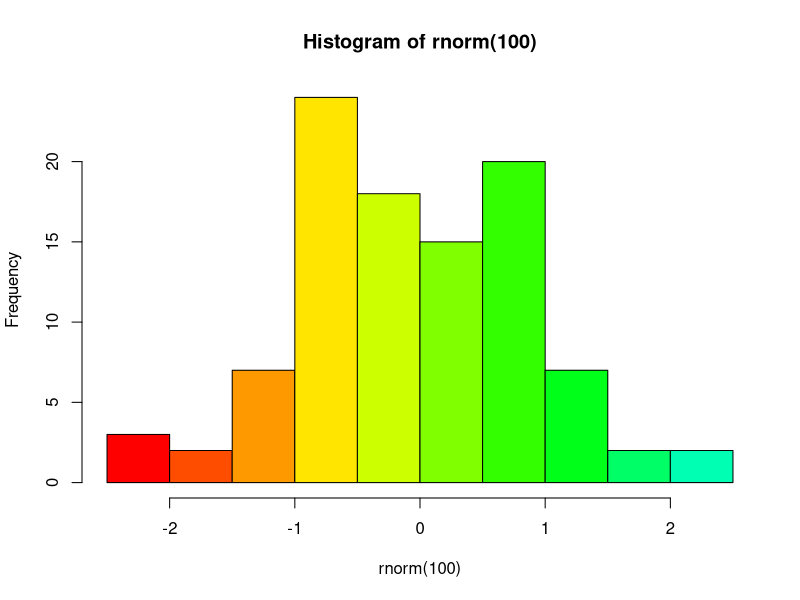

This chart was generated by the following R code:
#############################
# Introduction to variables #
#############################

# Cheat sheets: https://rstudio.com/resources/cheatsheets/

#---------------------------#
# Running code and comments #
#---------------------------#

# Can run code by highlighting an instruction 
# and clicking on "Run" or using the shortcut Ctrl + Enter

# Try and run the commands in the 3 lines below
3+2
# comment
hist(rnorm(100), col = rainbow(20))

# Getting help:
# If you want to know how a function works, 
# you can type in ?<name of the function>
# For example
?hist
# Unfortunately, the help files can be a little
# cryptic, but you get used to them

#--------------------# 
# Creating variables #
#--------------------#
var1 = 2020
var2 = FALSE
var3 = "text"

# Exercise: Create a variable named var4 whose value is your favorite number

# NB: can use <- for defining variables as well
var1 <- 2020
var2 <- FALSE
var3 <- "text"

# We can overwrite variables
var1 = 30
var2 = TRUE

#----------------------#
# Basic variable types #
#----------------------#

# use the function class() to retrieve 
# variable types 


# Exercise: find the variable types of var4 and var5
var4 = 1e3
var5 = "TRUE"

#-------------------------------------#
# Operations and arithmetic functions #
#-------------------------------------#

# + add
# - subtract
# * multiply
# / divide
# ^ exponentiate

x = 32
y = 5
z = 1

# For example:
x+y/z

# Exercise: find x to the z-th power times y

# Can't do arithmetic operations on characters
x = "3"
y = 3

# what happens if we try to compute x-y?


# Some arithmetic funtions:
# exp: exponential
# sqrt: square root
# log(x, base = y): log of x, base y (default is base e, the natural logarithm)

x = 3
exp(x^2)
sqrt(54)

# Exercise: find natural logarithm of 5

#############
## Vectors ##
#############

# Vectors allow us to store multiple elements in a single variable

#--------#
# Basics #
#--------#

# we can define vectors
x1 = c(1, 2, 3, 4, 5, 6)
y1 = c("a","b","c","d","efg")
z1 = c("a", 2, 3, "e")

# exercise: find the class of the vectors above

# ranges of numeric values, ascending and desc.
1:2021

# finding lengths of vectors with length

#---------------------------------#
# Operations with numeric vectors #
#---------------------------------#
x1 = 1:6
x2 = 7:12

# number-vector operations: +, -, *, /

# componentwise vector-vector operations: +, -, *, /
x1
x2
x1*x2

# find mean, standard deviation, variance, sum and product of a vector



## Exercises ##

# what is the value of 1 * 2 * ..... * 10?

# what happens if you try to find 1 * 2 * .... * 2019?


# Let
x = 1:10
y = 11:20
# find the R equivalent of 
# the function SUMPRODUCT in Excel


#---------------#
# Concatenating #
#---------------#
x1 = 1:6
x2 = 7:12

## append the value 10 to the end of x1

## append the value 10 to the beginning of x1

## concatenate x1 and x2

#----------#
# Indexing #
#----------#

# Idea: accessing particular values of a vector
# useful for creating subsets of vectors

x1 = 1:6

# first entry

# 4th entry 

# last entry 

# third and fifth entry 

# second through fifth entries 

# all but first entry 

# exclude third and fifth entries  

# exclude 2nd through 5th


x = c("a", "b", "c", "e")
# modify fourth entry of x from "e" to "d"


##########################
## Intro to data.frames ##
##########################

# work with iris dataset
?iris
data(iris)



# str

# summary

# head

# tail

# we can index the same way we indexed matrices

# subset the first 20 rows

# exclude the third column

# subset rows 1 through 10 and exclude first two columns


# we can extract variables using $ followed by the name of the variable
# e.g. create a new variable that extracts "Species" out of iris


# creating data.frames from scratch:
df = data.frame(var1 = c(1, 2, 3), var2 = c("A","B","C"))
df

# can rename rows and columns of data.frame with rownames & colnames


# adding new variables to a data.frame
# e.g. add var3 below to df
var3 = c("X","Y","Z")


